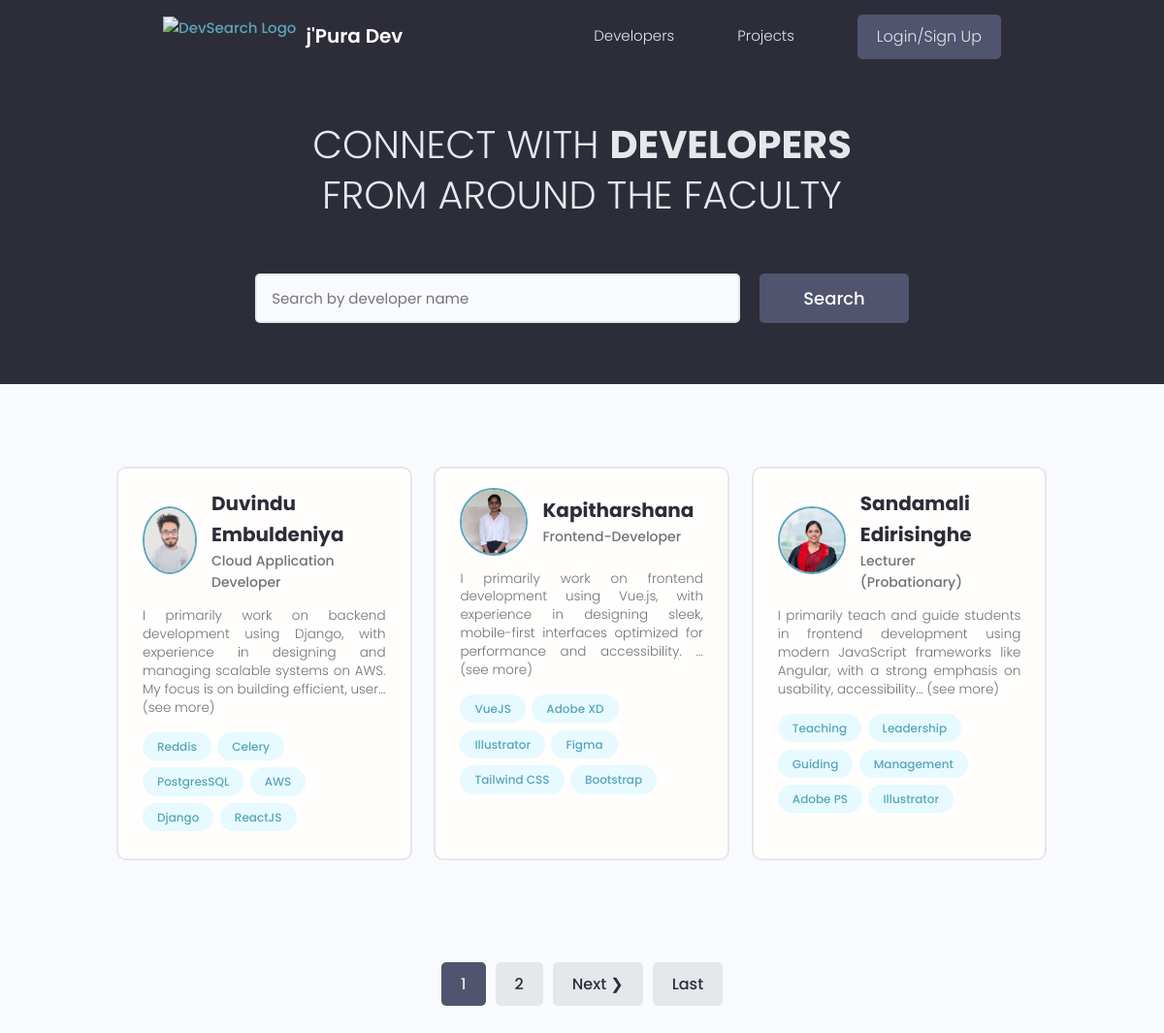
The page / on the database its author committed.
### home/models.py (models this page shows, shortened)
class Profile(models.Model):
    user = models.OneToOneField(User, on_delete=models.CASCADE)
    name = models.CharField(max_length=30, null=True)
    short_intro = models.CharField(max_length=30, null=True)
    bio = models.TextField(null=True)
    location = models.CharField(max_length=200, null=True)
    image = models.ImageField(upload_to='uploaded_profile_model/', blank=True, null=True)
    github_url = models.CharField(max_length=200, blank=True, null=True)
    linkedin_url = models.CharField(max_length=200, blank=True, null=True)
    web_url = models.CharField(max_length=200, blank=True, null=True)
    created = models.DateTimeField(auto_now_add=True)

class Skill(models.Model):
    owner = models.ForeignKey(User, on_delete=models.CASCADE)
    name = models.CharField(max_length=16)
    description = models.TextField(blank=True, null=True)
    created = models.DateTimeField(auto_now_add=True)

### home/views.py (the view)
# urls.py: path('', home, name = 'home'),
def home(request):
    query,objects = search_profiles(request)
    result = 3
    paginator = Paginator(objects,result)
    page = request.GET.get('page') if request.GET.get('page') else ''
    try:
        objects = paginator.page(page)
    except PageNotAnInteger:
        page = '1'
        objects = paginator.page(page)
    except EmptyPage:
        page = paginator.num_pages
        objects = paginator.page(page)
    context = {'objects':objects, 'query':query}
    return render(request, 'home/index.html', context)

### home/utils.py (called while the page is built)
def search_profiles(request):
    query = request.GET.get('query') if request.GET.get('query') else ''
    skills = Skill.objects.filter(
        Q(name__icontains = query)
    )
    users = User.objects.distinct().filter(
        Q(username__icontains = query)|
        Q(profile__name__icontains = query)|
        Q(skill__in = skills)
    )
    return query, users

### home/templates/home/index.html (shortened to what this page needs)
{% extends 'base.html' %}
{% load static %}
{% block content %}
  <main class="home">
    <section class="hero-section text-center">
      <div class="container container--narrow">
        <div class="hero-section__box">
          <h2>CONNECT WITH <span>DEVELOPERS</span></h2>
          <h2>FROM AROUND THE FACULTY</h2>
        </div>
        <div class="hero-section__search">
          <form class="form" method="get" id="form">
            <div class="form__field">
              <input class="input input--text" id="formInput#search" type="text"
                placeholder="Search by developer name" value="{{query}}" name="query" />
            </div>
            <input class="btn btn--sub btn--lg" type="submit" value="Search" />
          </form>
        </div>
      </div>
    </section>
    <section class="devlist">
      <div class="container">
        <div class="grid grid--three">
          {% for object in objects %}
            <div class="column card">
              <div class="dev">
                <a href="{% url 'profile' object.username %}" class="card__body">
                  <div class="dev__profile">
                    {% if object.profile.image %}
                      <img class="avatar avatar--md" src="{{object.profile.image.url}}" alt="image" />
                    {% else %}
                      <img class="avatar avatar--md" src="{% static 'static_profile_model/default.jpg' %}" alt="image" />
                    {% endif %}
                    <div class="dev__meta">
                      <h3>{{object.profile.name}}</h3>
                      <h5>{{object.profile.short_intro}}</h5>
                    </div>
                  </div>
                  <p class="dev__info">
                    {{object.profile.bio|slice:'160'}}... (see more)
                  </p>
                  <div class="dev__skills">
                    {% for skill in object.skill_set.all|slice:'6' %}
                      <span class="tag tag--pill tag--main">
                        <small>{{skill.name}}</small>
                      </span>
                    {% endfor %}
                  </div>
                </a>
              </div>
            </div>
          {% endfor %}
        </div>
      </div>
    </section>
  </main>
{% endblock content %}

### static/styles/app.css (style rules this page uses)
:root { --color-sub: #2d2d39; }
.btn--sub { background-color: var(--color-sub-light); }
.card { border: 2px solid var(--color-light); }
img { width: 100%; }
.hero-section { height: 40vh; display: flex; align-items: center; background-color: var(--color-sub); }
.hero-section__box { margin-bottom: 4rem; }
.hero-section__box > h2, .hero-section__box > h2 > span { font-size: 4rem; color: var(--color-light); line-height: 1.3; text-transform: uppercase; }
.hero-section__box > h2 { font-weight: 300; }
.hero-section__box > h2 > span { font-weight: 700; }
.hero-section__search > .form { display: flex; align-items: center; justify-content: center; gap: 2rem; }
.hero-section__search > .form input.input--text { width: 50rem; }
.devlist { margin-top: 8rem; }
.devlist .grid { align-items: stretch; }
.devlist .dev .dev__profile { display: flex; align-items: center; gap: 1.5rem; }
.devlist .dev .dev__meta h3 { color: var(--color-sub); font-size: 2rem; font-weight: 700; }
.devlist .dev .dev__meta h5 { color: var(--color-text); font-size: 1.4rem; font-weight: 500; }
.devlist .dev .dev__info { margin: 1.5rem 0; font-size: 1.35rem; line-height: 1.4; text-align: justify; }

### static/uikit/styles/modules/_variables.css (style rules this page uses)
:root { --color-main: #5aa5b9; --color-main-light: #e6faff; --color-sub: #3f4156; --color-sub-light: #51546e; --color-sub-lighter: #ededfd; --color-text: #737373; --color-gray: #8b8b8b; --color-light: #e5e7eb; --color-light-gray: #767676; --color-bg: #f8fafd; --color-white: #fffefd; --color-white-light: #f3f3f3; --color-success: #359e64; --color-success-bg: #def8e8; --color-error: #fc4b0b; --color-error-bg: #fff2ee; --font-base: 'Poppins', arial, helvetica, 'Segoe UI', roboto, ubuntu, sans-serif; --font-monospace: 'Fira Code', 'Courier New', courier, monospace; --font-regular: 300; --font-medium: 500; --font-bold: 700; --generic-shadow: 1px 1px 5px #00000010; --generic-transition: all 0.3s ease-in-out; }

### static/uikit/styles/modules/_base.css (style rules this page uses)
* { margin: 0; padding: 0; box-sizing: border-box; text-rendering: optimizeLegibility; color: inherit; font-size: inherit; }
html { font-size: 50%; }
@media only screen and (min-width: 480px) { html { font-size: 56.25%; } }
@media only screen and (min-width: 1200px) { html { font-size: 62.5%; } }
body { line-height: 1.6; font-weight: 400; font-size: 1.5rem; color: var(--color-text); background-color: var(--color-bg); min-height: 100vh; }

### static/uikit/styles/modules/_typography.css (style rules this page uses)
* { font-family: var(--font-base); }
h2 { font-size: 3.6rem; font-weight: var(--font-bold); }
h3 { font-size: 3.2rem; font-weight: var(--font-medium); }
h5 { font-size: 2.4rem; font-weight: var(--font-medium); }
h5, h6 { font-weight: var(--font-regular); }
p, span, strong { font-size: 1.6rem; color: var(--color-text); font-weight: var(--font-regular); }
a { padding-bottom: 2px; text-decoration: none; display: inline-block; color: var(--color-main); font-weight: var(--font-medium); }

### static/uikit/styles/modules/_utilities.css (style rules this page uses)
.container { width: 92%; max-width: 165rem; margin: 0 auto; box-sizing: border-box; }
.container--narrow { width: 92%; max-width: 120rem; }
@media screen and (min-width: 1000px) { .container { width: 90%; } }
@media screen and (min-width: 1000px) { .container--narrow { width: 85%; } }
@media screen and (min-width: 1200px) { .container { width: 80%; } }
@media screen and (min-width: 1200px) { .container--narrow { width: 72%; } }
.text-center { text-align: center; }

### static/uikit/styles/modules/_avatar.css (style rules this page uses)
.avatar { border-radius: 50%; border: 2px solid var(--color-main); object-fit: cover; }
.avatar--md { height: 7rem; width: 7rem; }

### static/uikit/styles/modules/_button.css (style rules this page uses)
.btn { display: inline-block; position: relative; cursor: pointer; background-color: var(--color-light); font-weight: var(--font-medium); color: var(--color-sub); text-decoration: none; padding: 1rem 2rem; border-radius: 0.5rem; border: none; width: -webkit-fit-content; width: -moz-fit-content; width: fit-content; height: -webkit-fit-content; height: -moz-fit-content; height: fit-content; font-size: 1.6rem; outline-width: 0; outline-color: transparent; -webkit-backface-visibility: hidden; backface-visibility: hidden; transition: all 0.3s ease-in-out; }
.btn--sub { background-color: var(--color-sub); color: var(--color-white); }
.btn--lg { font-size: 1.8rem; padding: 1.2rem 4.5rem; }

### static/uikit/styles/modules/_card.css (style rules this page uses)
.card { border-radius: 1rem; background-color: var(--color-white); border: 1.5px solid var(--color-light); width: auto; height: auto; margin-top: 0.5rem; margin-bottom: 0.5rem; overflow: hidden; }
.card__body, .card__header { padding: 2rem 2.5rem; }

### rows shown on the page
Skill: name "Reddis"
Skill: name "Celery"
Skill: name "PostgresSQL"
Skill: name "AWS"
Skill: name "Django"
Skill: name "ReactJS"
Skill: name "VueJS"
Skill: name "Adobe XD"
Skill: name "Illustrator"
Skill: name "Figma"
Skill: name "Tailwind CSS"
Skill: name "Bootstrap"
Skill: name "Teaching"
Skill: name "Leadership"
Skill: name "Guiding"
Skill: name "Management"
Skill: name "Adobe PS"
Skill: name "Illustrator"

### other values the page prints
{{ object.profile.name }} "Duvindu Embuldeniya"
{{ object.profile.short_intro }} "Cloud Application Developer"
{{ object.profile.bio|slice:'160' }} "I primarily work on backend development using Django, with experience in designing and managing scalable systems on AWS. My focus is on building efficient, user"
{{ object.profile.name }} "Kapitharshana"
{{ object.profile.short_intro }} "Frontend-Developer"
{{ object.profile.bio|slice:'160' }} "I primarily work on frontend development using Vue.js, with experience in designing sleek, mobile-first interfaces optimized for performance and accessibility."
{{ object.profile.name }} "Sandamali Edirisinghe"
{{ object.profile.short_intro }} "Lecturer (Probationary)"
{{ object.profile.bio|slice:'160' }} "I primarily teach and guide students in frontend development using modern JavaScript frameworks like Angular, with a strong emphasis on usability, accessibility"
{{ num }} "1"
{{ num }} "2"
